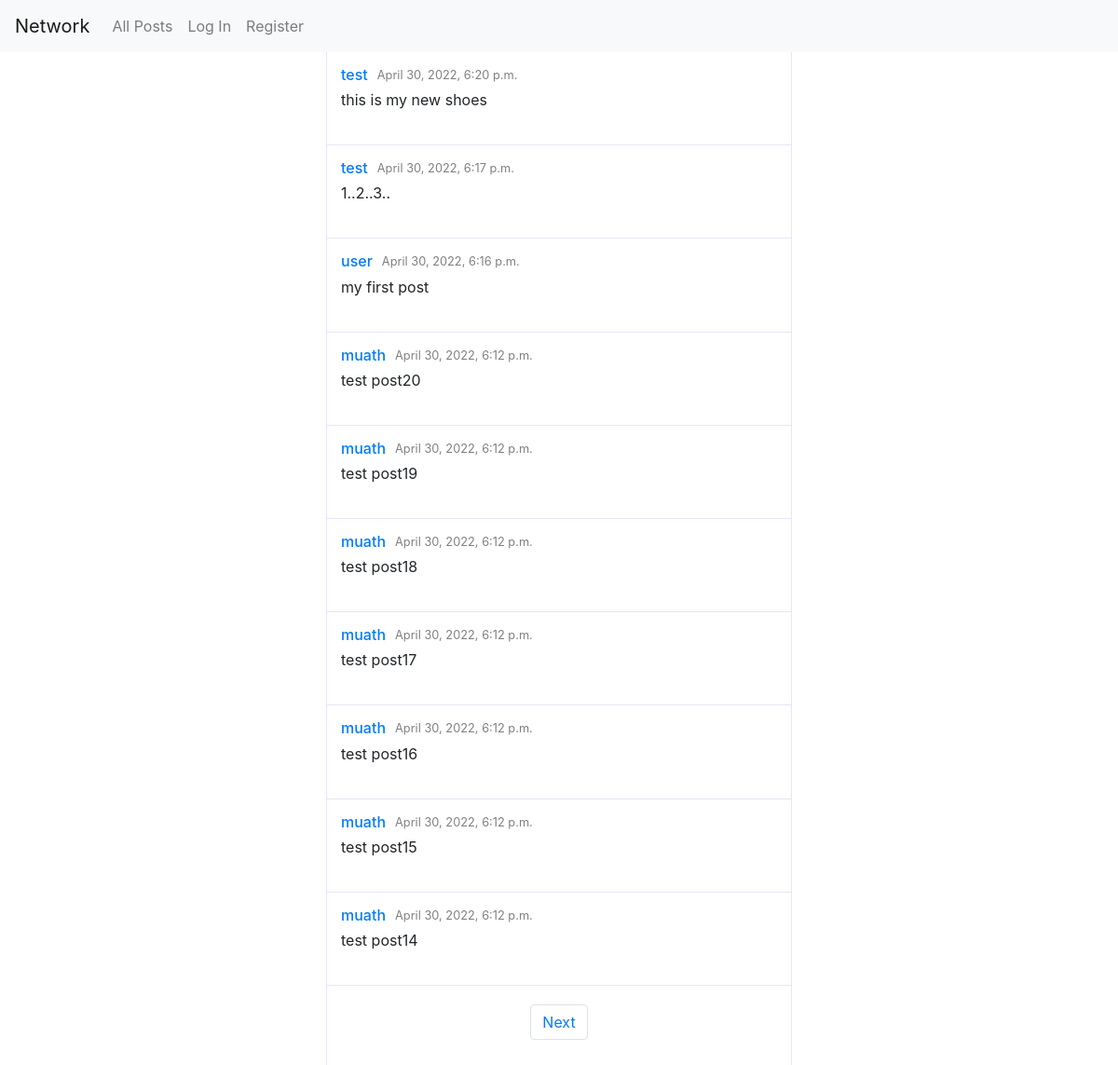
The page / on the database its author committed.
### network/models.py (models this page shows)
class Post(models.Model):
    user = models.ForeignKey("User", on_delete=models.CASCADE)
    content = models.TextField()
    likes_count = models.IntegerField(default=0)
    likes = models.ManyToManyField("User",related_name="likes",blank=True)
    creation_date = models.DateTimeField(auto_now_add=True)

class User(AbstractUser):
    followers_count = models.IntegerField(default=0)
    followings_count = models.IntegerField(default=0)
    pass

### network/views.py (the view)
# urls.py: path("", views.index, name="index"),
def index(request):
    posts = Post.objects.all().order_by('-creation_date')
    paginator = Paginator(posts, 10)
    page = request.GET.get('page')
    paginated_posts = paginator.get_page(page)
    form = PostForm()
    context = {
        'post_form': form,
        'paginated_posts': paginated_posts,
    }
    return render(request, "network/index.html",context)

### network/templates/network/index.html (shortened to what this page needs)
{% extends "network/layout.html" %}
{% load crispy_forms_tags %}
{% load static %}
{% block body %}
    <div id="index">
        {% for post in paginated_posts %}
            {% include 'network/components/post.html' with post=post post_form=post_form %}
        {% endfor %}
        {% include 'network/components/paginator.html' with paginated_posts=paginated_posts %}
    </div>
{% endblock %}

### network/templates/network/components/post.html (shortened to what this page needs)
{% load crispy_forms_tags %}
<div class="post">
  <div class="post_header">
    <div class="post_name_and_date">
      <a
      {% if user.is_authenticated %}
        href="{% url 'profile' post.user.id %}"
      {% else %}
        href="{% url 'login'  %}"
      {% endif %}
      class="post_user">
        <h6>
          {{post.user}}
        </h6>
      </a>
      <small class="post_date">
        {{post.creation_date}}
      </small>
    </div>
  </div>
  <div class="post_body">
    <p class="post_content" id="post_content_{{post.id}}">
      {{post.content}}
    </p>
  </div>
</div>

### network/static/network/styles.css (style rules this page uses)
* { margin: 0; margin-top: 0; margin-right: 0; margin-bottom: 0; margin-left: 0; padding: 0; box-sizing: border-box; }
h1,h2,h3,h4,h5,h6 { margin-bottom: 0; }
html,body { height: 100%; }
a, a:active, a:hover { text-decoration: none; }
body { display: flex; flex-direction: column; }
.post { display: flex; flex-direction: column; padding: 15px; border-bottom: 1px solid lavender; gap: 5px; }
.post_header { display: flex; justify-content: space-between; }
.post_name_and_date { display: flex; align-items: center; gap: 10px; }
.post_date { color: gray; }

### rows shown on the page
Post: user "test", creation_date "April 30, 2022, 6:20 p.m.", content "this is my new shoes"
Post: user "test", creation_date "April 30, 2022, 6:17 p.m.", content "1..2..3.."
Post: user "user", creation_date "April 30, 2022, 6:16 p.m.", content "my first post"
Post: user "muath", creation_date "April 30, 2022, 6:12 p.m.", content "test post20"
Post: user "muath", creation_date "April 30, 2022, 6:12 p.m.", content "test post19"
Post: user "muath", creation_date "April 30, 2022, 6:12 p.m.", content "test post18"
Post: user "muath", creation_date "April 30, 2022, 6:12 p.m.", content "test post17"
Post: user "muath", creation_date "April 30, 2022, 6:12 p.m.", content "test post16"
Post: user "muath", creation_date "April 30, 2022, 6:12 p.m.", content "test post15"
Post: user "muath", creation_date "April 30, 2022, 6:12 p.m.", content "test post14"
